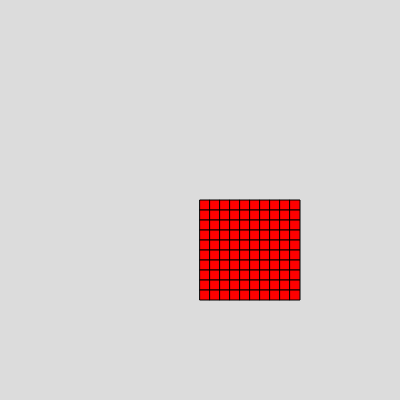
Frame 1 (no input)
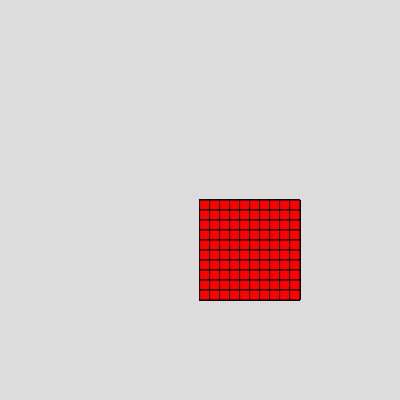
Frame 60 (no input)
Frame 120 (the mouse pressed at the canvas centre since frame 60): identical to frame 60, image omitted

The p5.js sketch that drew these frames (run headless with seeded random() and noise() and a simulated clock; from frame 60 on, the mouse is pressed at the canvas centre):

// p5.js sketch
// ── sketch.js
function setup() {
  createCanvas(400, 400);
  background(220);

  // Initialize fire
  Fire.initializeArray();

  // Debug, see whats in the array
  console.log(Fire.fireArray);
}

function draw() {
  // Draw the fire
  Fire.drawFire();
}

// ── Fire.js
//! class Fire

class Fire {
    constructor(x, y, temperature = 1, hue = [255, 0, 0]) {
        this.x = x;
        this.y = y;
        this.temperature = temperature; // a value between 0 and 1;
        this.hue = hue; // defaults to red. the color of the fire
    }

    // Static values and functions
    static width = 10;
    static height = 10;

    static fireArray = [];

    static initializeArray() {
        // Clear the array 
        Fire.fireArray = [];

        // calculate some values
        // TODO: Change it to dynamically calculate based on the width of the canvas and the fire object
        const cols = 10;
        const rows = 10;

        // create an array containing an individual row
        // let pushArray = [];
        // for(let i = 0; i < cols; i++) {
        //     pushArray.push(new Fire(200, 200)); // Temperature defaults to 1
        // }
        
        // // Push all the rows into the array
        // for(let i = 0; i < rows; i++) {
        //     Fire.fireArray.push(pushArray);
        // }

        // Improved version
        let pushArray = [];
        for(let i = 0; i < rows; ++i) {
            for(let j = 0; j < cols; ++j) {
                pushArray.push(new Fire(200 + j * Fire.width, 200 + i * Fire.height, Math.random())); // defaults to a random temperature
            }
            Fire.fireArray.push(pushArray);
            pushArray = [];
        }
    }

    static drawFire() {
        for (let row of Fire.fireArray) {
            for (let fire of row) {
                fire.render();
            }
        }
    }

    update() {
        // Update logic

        // Coerce temperature value between 0 and 1
        if(this.temperature < 0) this.temperature = 0;
        if(this.temperature > 1) this.temperature = 1;
    }

    render() {
        // fill
        fill(this.hue);
        rect(this.x, this.y, Fire.width, Fire.height);
    }
}
